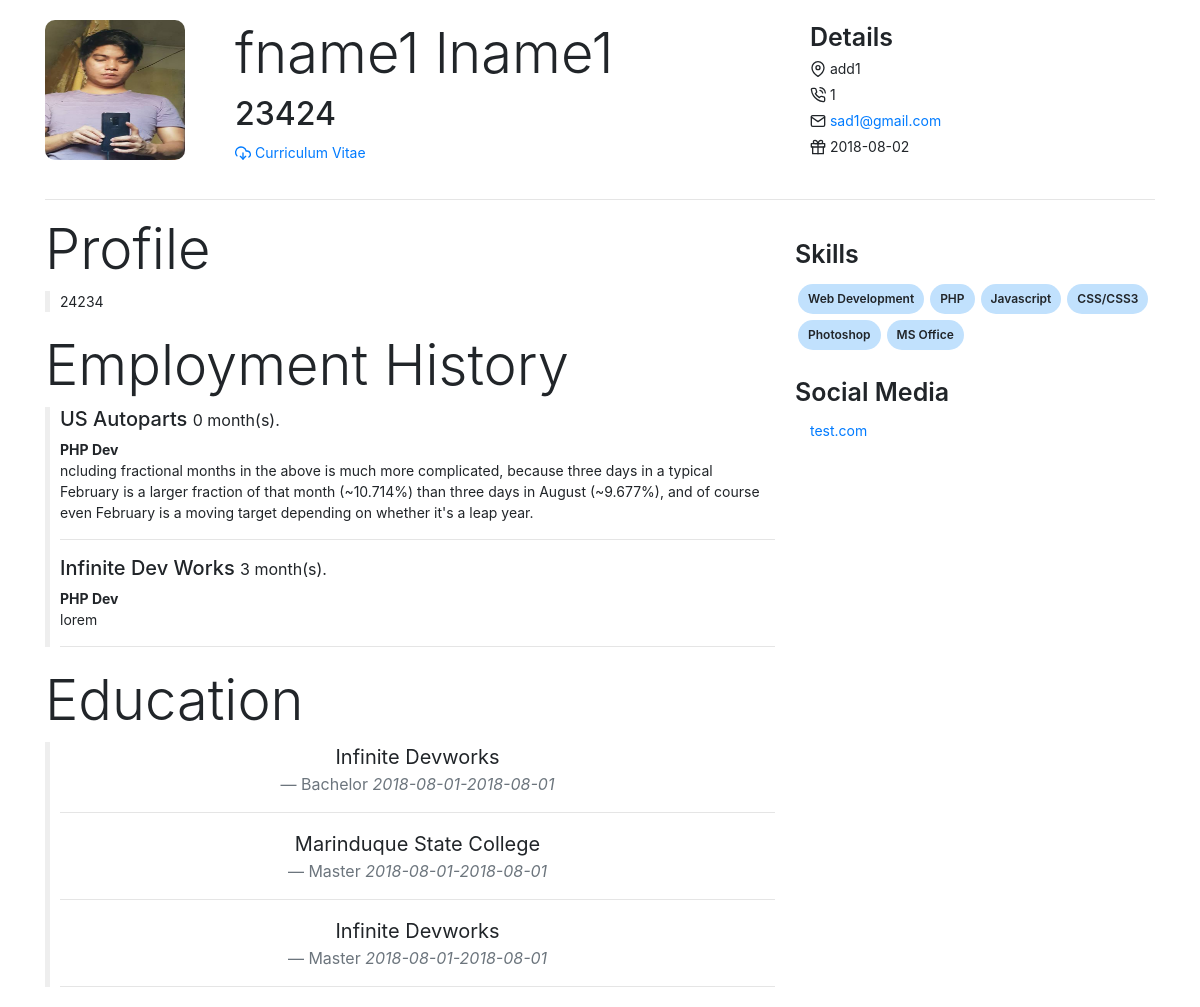
The app's page /preview.php?id=23 with its own data.
### tables this page shows
CREATE TABLE `userinfo` (
  `id` int(11) NOT NULL,
  `firstname` varchar(255) NOT NULL,
  `lastname` varchar(255) NOT NULL,
  `middlename` varchar(255) NOT NULL,
  `dob` date NOT NULL,
  `address` varchar(255) NOT NULL,
  `mobile` int(11) NOT NULL,
  `nationality` varchar(255) NOT NULL,
  `skill_ids` varchar(255) NOT NULL,
  `industry_ids` varchar(255) NOT NULL,
  `resume` varchar(255) DEFAULT NULL,
  `photo` varchar(255) DEFAULT NULL,
  `email` varchar(255) NOT NULL,
  `userid` int(11) NOT NULL,
  `social_ids` varchar(255) NOT NULL,
  `gender` varchar(255) NOT NULL,
  `completed` int(11) NOT NULL DEFAULT '0',
  `position` varchar(255) DEFAULT NULL,
  `intro` longtext
);

CREATE TABLE `emp_history` (
  `id` int(11) NOT NULL,
  `companyid` int(11) NOT NULL DEFAULT '0',
  `companyname` varchar(255) NOT NULL,
  `startdate` date NOT NULL,
  `enddate` date NOT NULL,
  `jobrole` longtext NOT NULL,
  `jobdesc` longtext NOT NULL,
  `userid` int(11) NOT NULL
);

CREATE TABLE `education` (
  `id` int(11) NOT NULL,
  `school` varchar(255) NOT NULL,
  `level` varchar(255) NOT NULL,
  `datestart` date NOT NULL,
  `dateend` date NOT NULL,
  `userid` int(11) NOT NULL
);

CREATE TABLE `skill` (
  `id` int(11) NOT NULL,
  `name` varchar(255) NOT NULL,
  `level` int(11) NOT NULL,
  `userid` int(11) NOT NULL
);

CREATE TABLE `socialmedia` (
  `id` int(11) NOT NULL,
  `name` varchar(255) NOT NULL,
  `link` varchar(255) NOT NULL,
  `userid` int(11) NOT NULL
);

### model.php (called while the page is built, shortened)
<?php
class Model {
	protected $db;
	public function __construct(){
		include_once "config.php";
		$this->db = $db;
	}
	public function getUserById($id) {
		return  $this->db->query("
					SELECT *
					FROM userinfo
					WHERE userid = ".$id."
					LIMIT 1
					")->fetch(PDO::FETCH_ASSOC);
	}
	public function getSocialMediaByUserId($id){
		return $this->db->query("
				SELECT *
				FROM socialmedia
				WHERE userid =".$id)->fetchAll(PDO::FETCH_ASSOC);
	}
	public function getSkillsByUserId($id){
		return $this->db->query("
				SELECT *
				FROM skill
				WHERE userid =".$id)->fetchAll(PDO::FETCH_ASSOC);
	}
	public function getEducationByUserId($id){
		return $this->db->query("
				SELECT *
				FROM education
				WHERE userid =".$id)->fetchAll(PDO::FETCH_ASSOC);
	}
	public function getEmploymentHistoryByUserId($id) {
		$record =  $this->db->query("
				SELECT *
				FROM emp_history
				WHERE userid =".$id)->fetchAll(PDO::FETCH_ASSOC);
		foreach($record as $idx => $r){
			$startdate = new DateTime($r['startdate']);
			$enddate = new DateTime($r['enddate']);
			$interval = $startdate->diff($enddate);
			$interval->format('%m months');
			$expText = "";
			if($interval->y > 0){
				$expText = $interval->y." year(s)";
				if($interval->m > 0){
					$expText.= " and ".$interval->m." month(s).";
				}
			} else {
				$expText = $interval->m." month(s).";
			}
			$record[$idx]['interval'] = $expText;
		}
		return $record;
	}
}

### preview.php (the view, shortened to what this page needs)
<?php include_once "model.php"; ?>
<?php $model = new Model();
  $employment = $model->getEmploymentHistoryByUserId($_GET['id']);
  $education = $model->getEducationByUserId($_GET['id']);
  $skills = $model->getSkillsByUserId($_GET['id']);
  $social = $model->getSocialMediaByUserId($_GET['id']);
  $personal = $model->getUserById($_GET['id']);
?>
<!doctype html>
<html lang="en">
  <head>
    <link href="bootstrap-4.0.0/dist/css/bootstrap.min.css" rel="stylesheet">
    <link href="css/dashboard.css" rel="stylesheet"/>
</head>
    <div class="container">
      <div class="row ">
          <div class="col left">
            <div class="row personal">
              <div class="col-3">
                <img id="photo" src="uploads/<?=$_GET['id']."/".$personal['photo'];?>"/>
              </div>
              <div class="col me">
                <h1 class="display-4"><?= $personal['firstname'] ." " . $personal['lastname']; ?></h1>
                <h2 class="display-5"><?= $personal['position']; ?></h2>
                <a href="uploads/<?=$_GET['id']."/".$personal['resume'];?>"><span data-feather="download-cloud"></span> Curriculum Vitae</a>
              </div>
            </div>
          </div>
          <div class="col-4 right address">
              <label >Details</label>
                <address><span data-feather="map-pin"></span>
                 <?= $personal['address']; ?></address>
              <p><span data-feather="phone-call"></span> <?= $personal['mobile']; ?></p>
              <p>
                <span data-feather="mail"></span> <a href=" "><?= $personal['email']; ?></a>
              </p>
              <p><span data-feather="gift"></span> <?= $personal['dob']; ?></p>
          </div>
      </div>
      <hr>
      <div class="row">
        <div class="col left">
          <h5  class="display-4">Profile</h5>
          <div class="borderp">
            <p><?= $personal['intro']; ?></p>
          </div>
          <h5  class="display-4">Employment History</h5>
          <div class="borderp">
            <?php foreach($employment as $idx => $e): ?>
              <h5 class="display-8"><?= $e['companyname']; ?> <small><?= $e['interval']; ?></small></h5>
              <b><?= $e['jobrole']; ?></b>
              <p><?= $e['jobdesc']; ?></p>
              <hr>
            <?php endforeach; ?>
          </div>
          <h5  class="display-4">Education</h5>
          <div class="borderp">
            <?php foreach($education as $idx => $e): ?>
              <blockquote class="blockquote text-center">
              <p class="mb-0"><?= $e['school']; ?></p>
              <footer class="blockquote-footer"><?= $e['level']; ?> <cite title="Source Title"><?= $e['datestart']; ?>-<?= $e['dateend']; ?></cite></footer>
            </blockquote>
              <hr>
            <?php endforeach; ?>
          </div>
        </div>
        <div class="col-4 right">
          <div class="row">
              <label >Skills</label>
            <div id="allskills">
              <?php foreach($skills as $idx => $e): ?>
                <p class="li"><?= $e['name']; ?><span class="rate <?= $e['level']; ?>"></span></p>
              <?php endforeach ?>
            </div>
          </div>
          <br>
          <div class="row">
            <label>Social Media</label>
            <br>
            <div class="col-12 soc">
              <ul id="social">
              <?php foreach($social as $idx => $e): ?>
                <li class=""><span data-feather="<?= $e['name']; ?>"></span>
                  <a href="<?= $e['link']; ?>"><?= $e['link']; ?></a>
                </li>
              <?php endforeach ?>
            </ul>
            </div>
          </div>
        </div>
      </div>
    </div>
  </body>
</html>

### css/dashboard.css (style rules this page uses)
.feather { width: 16px; height: 16px; vertical-align: text-bottom; }

### preview.php (style rules this page uses)
.right { padding: 20px; }
.right label { font-size: 25px; font-weight: 600; }
.personal { padding: 20px 0; }
#photo { width: 140px; height: 140px; border-radius: 10px; }
.address * { margin: 5px 0 0; padding: 0; line-height: 1; }
.borderp { border: none; border-left: 5px solid #eee; padding-left: 10px; margin: 0; clear: both; display: block; margin-bottom: 20px!important; }
#allskills p { background: #c1e1fd; padding: 3px 10px; margin: 3px; border-radius: 15px; font-size: 12px; font-weight: 600; display: initial; display: block; width: initial; float: left; line-height: 2; }
#social { display: block; clear: both; }
#social li { list-style-type: none; margin: 0 ; padding: 0; }
.soc * { padding: 0; margin: 0; }

### records on screen
userinfo: photo (picture), firstname "fname1", lastname "lname1", position "23424", address "add1", mobile "1", email "sad1@gmail.com", dob "2018-08-02", intro "24234"
emp_history: companyname "US Autoparts", interval "0 month(s).", jobrole "PHP Dev", jobdesc "ncluding fractional months in the above is much more complicated, because three days in a typical February is a larger fraction of that month (~10.714%) than three days in August (~9.677%), and of course even February is a moving target depending on whether it's a leap year."
emp_history: companyname "Infinite Dev Works", interval "3 month(s).", jobrole "PHP Dev", jobdesc "lorem"
education: school "Infinite Devworks", level "Bachelor", datestart "2018-08-01", dateend "2018-08-01"
education: school "Marinduque State College", level "Master", datestart "2018-08-01", dateend "2018-08-01"
education: school "Infinite Devworks", level "Master", datestart "2018-08-01", dateend "2018-08-01"
skill: name "Web Development"
skill: name "PHP"
skill: name "Javascript"
skill: name "CSS/CSS3"
skill: name "Photoshop"
skill: name "MS Office"
socialmedia: link "test.com"
